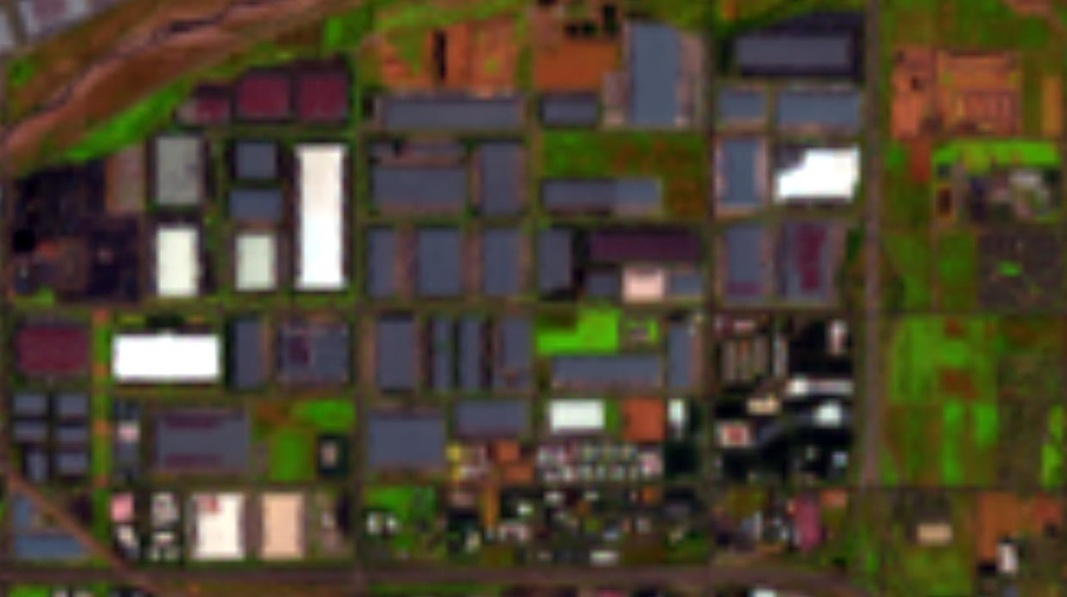
#> input picture DataSet/img/operative.jpg, 1067 x 597 px, shrunk from 1234 x 690 before the run
$ python color_corection.py
#> lines starting #> are read from the running program, lines starting #| are printed output that depends on the picture
import numpy as np

def apply_color_correction(image):
    # Color filtering
    color_filtered = cv2.bilateralFilter(image, 9, 75, 75)  # Bilateral Filter
    # Adjusting brightness and contrast
    brightness = 50
    contrast = 1.5
    bright_contrast = cv2.convertScaleAbs(color_filtered, alpha=contrast, beta=brightness)
    # Image sharpening
    kernel_sharpening = np.array([[-1,-1,-1],
                                  [-1, 9,-1],
                                  [-1,-1,-1]])
    sharpness = cv2.filter2D(bright_contrast, -1, kernel_sharpening)
    # Increase image sharpness
    sharpened = cv2.addWeighted(sharpness, 1.5, cv2.GaussianBlur(sharpness, (0,0), 10), -0.5, 0)
    # Additional sharpness
    sharpness = cv2.addWeighted(sharpened, 1.5, sharpness, -0.5, 0)
    # More sharpness
    enhanced_sharpness = cv2.addWeighted(sharpness, 2, cv2.GaussianBlur(sharpness, (0,0), 10), -1, 0)

    return enhanced_sharpness

import cv2

def enhance_image_quality(image_path):
    # Load image
    image = cv2.imread(image_path)

    # Noise reduction using median filter
    image = cv2.medianBlur(image, 5)

    # Convert image to grayscale
    gray_image = cv2.cvtColor(image, cv2.COLOR_BGR2GRAY)

    # Enhance image quality using histogram equalization
    enhanced_image = cv2.equalizeHist(gray_image)

    return enhanced_image

def main():
    input_image_path = 'img/operative.jpg'  # Path to the input image
    input_image_path2 = 'img/pure_img_2.jpg'  # Path to the input image
    output_image_path = 'img_correction/output_image.jpg'  # Path to the output image
    output_image_path4 = 'img_correction/output_image3.jpg'  # Path to the output image
    output_image_path2 = 'img_correction/output_image1.jpg'  # Path to the output image
    output_image_path3 = 'img_correction/output_image2.jpg'  # Path to the output image

    # Read input images
    input_image = cv2.imread(input_image_path)
#> input_image is the input picture: shape (597, 1067, 3); mean B, G, R 48.4, 67.7, 77
    input_image2 = cv2.imread(input_image_path2)
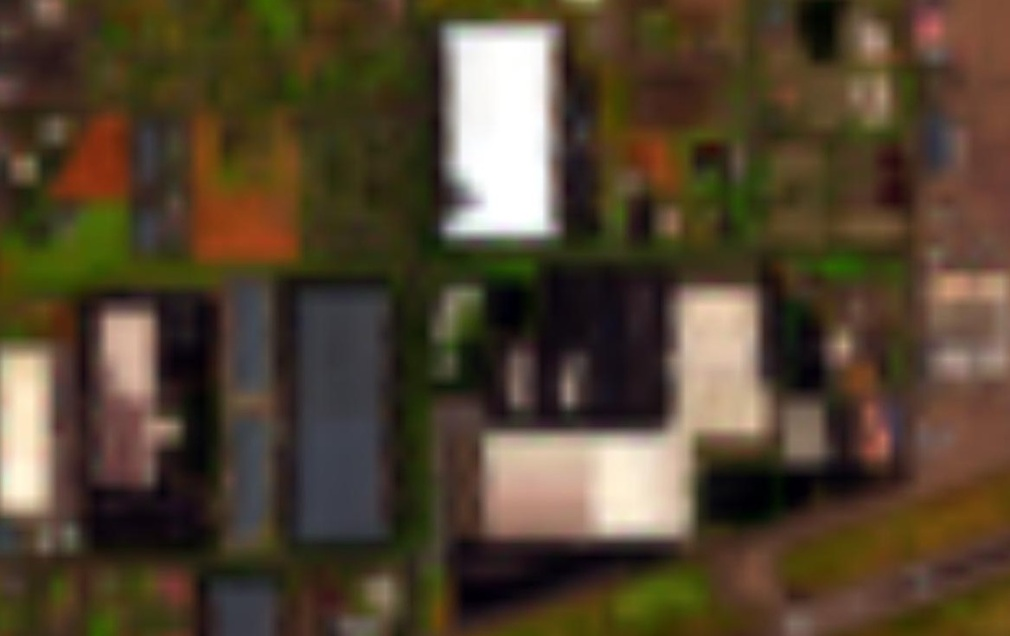
#> input picture DataSet/img/pure_img_2.jpg, 1010 x 636 px, shrunk from 1168 x 735 before the run
#> input_image2 is the input picture: shape (636, 1010, 3); mean B, G, R 48.7, 68.8, 83.6

    # Apply color correction
    corrected_image = apply_color_correction(input_image)
#> in apply_color_correction, `bright_contrast = cv2.convertScaleAbs(color_filtered, alpha=contrast, ..`:
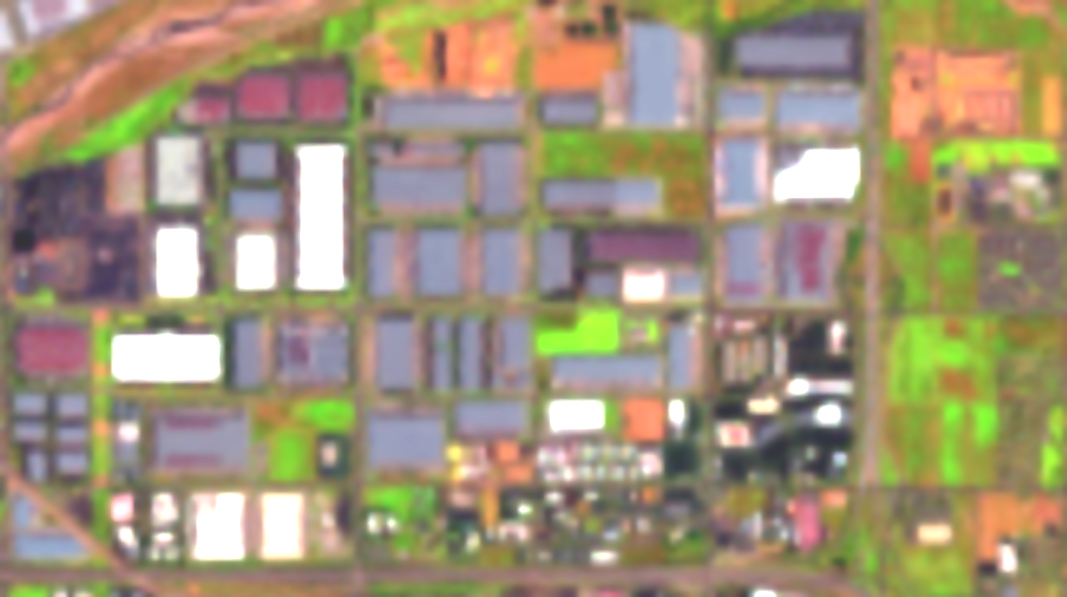
#> bright_contrast: shape (597, 1067, 3); mean B, G, R 118.4, 146.7, 160
#> in apply_color_correction, `sharpened = cv2.addWeighted(sharpness, 1.5, cv2.GaussianBlur(sharpness..`:
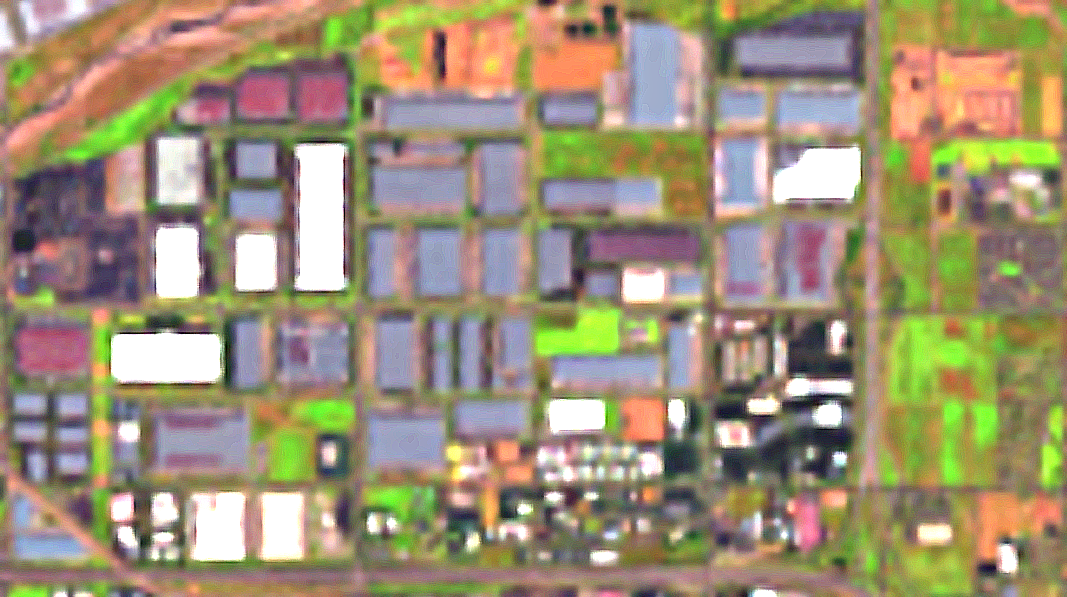
#> sharpened: shape (597, 1067, 3); mean B, G, R 117.3, 145.4, 158.5
#> in apply_color_correction, `enhanced_sharpness = cv2.addWeighted(sharpness, 2, cv2.GaussianBlur(sh..`:
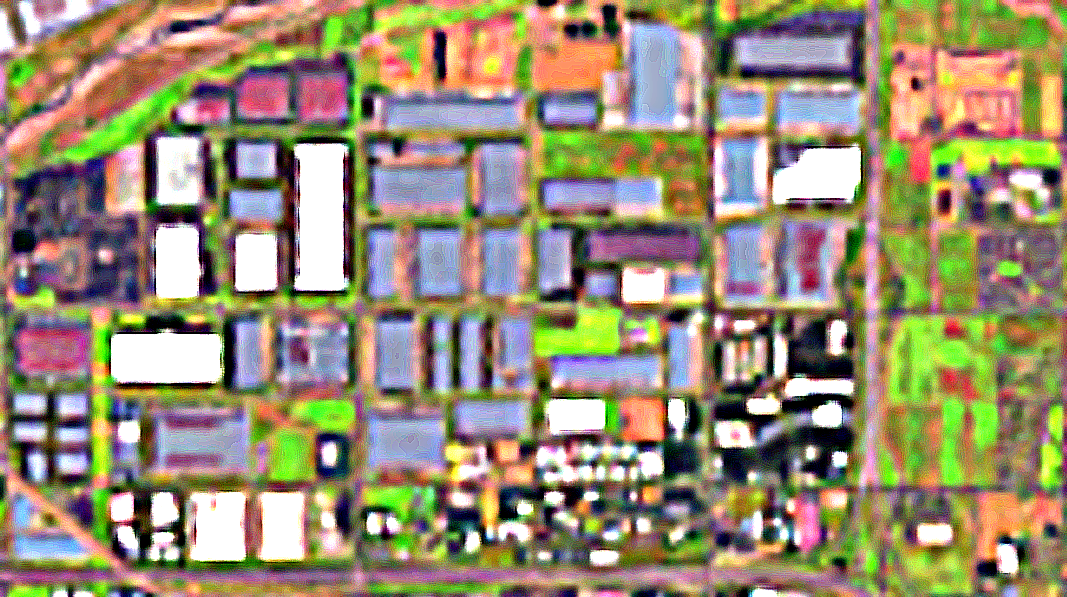
#> enhanced_sharpness: shape (597, 1067, 3); mean B, G, R 114.1, 141.8, 153.8
    corrected_image2 = apply_color_correction(input_image2)
#> in apply_color_correction (call 2), `bright_contrast = cv2.convertScaleAbs(color_filtered, alpha=contrast, ..`:
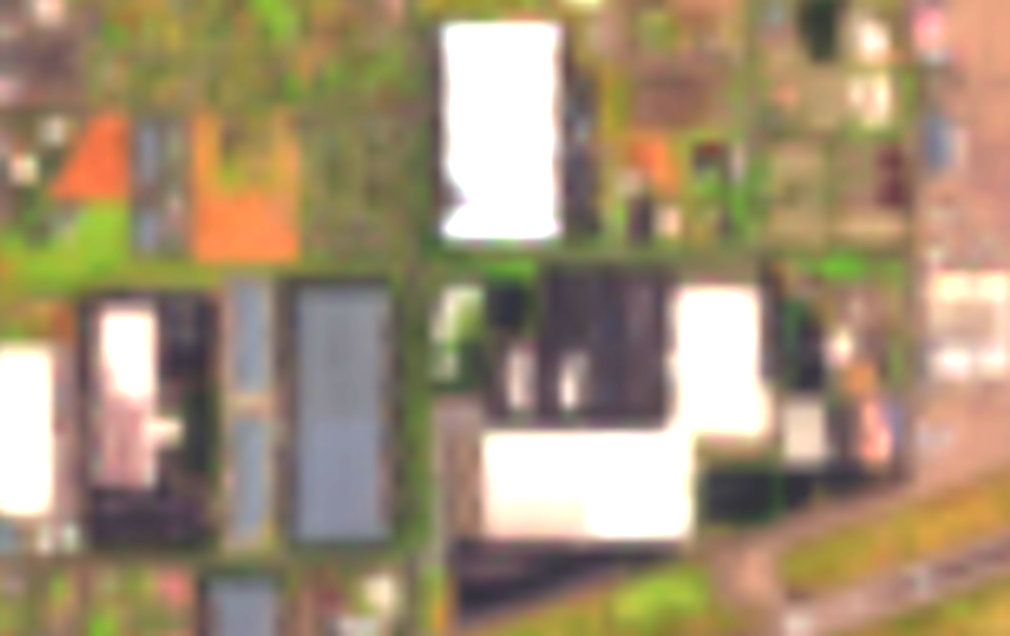
#> bright_contrast: shape (636, 1010, 3); mean B, G, R 116.1, 144, 163.3
#> in apply_color_correction (call 2), `sharpness = cv2.addWeighted(sharpened, 1.5, sharpness, -0.5, 0)`:
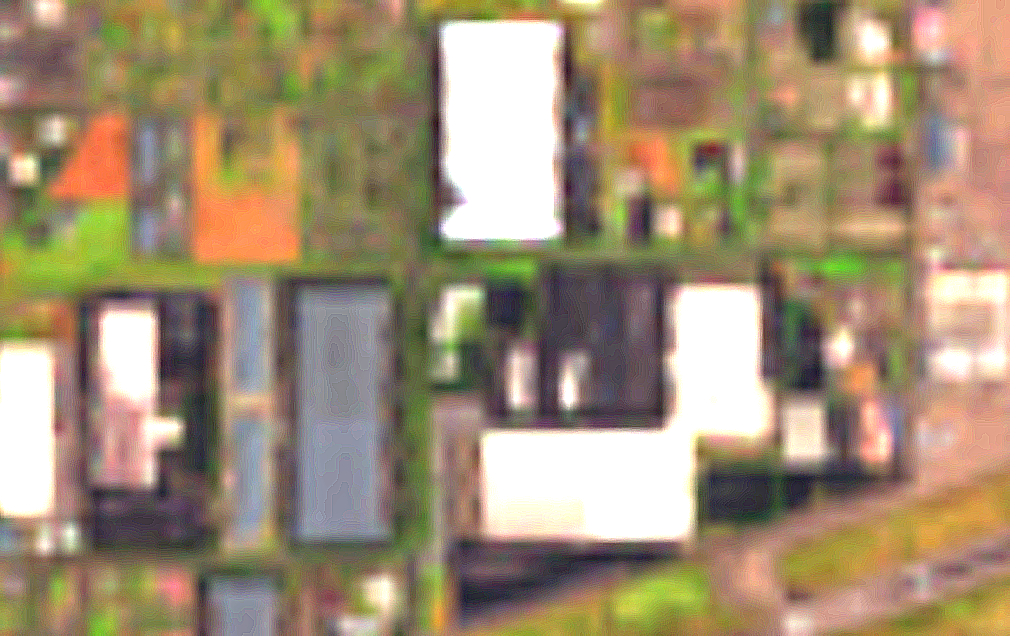
#> sharpness: shape (636, 1010, 3); mean B, G, R 115.3, 143.1, 162
#> in apply_color_correction (call 2), `enhanced_sharpness = cv2.addWeighted(sharpness, 2, cv2.GaussianBlur(sh..`:
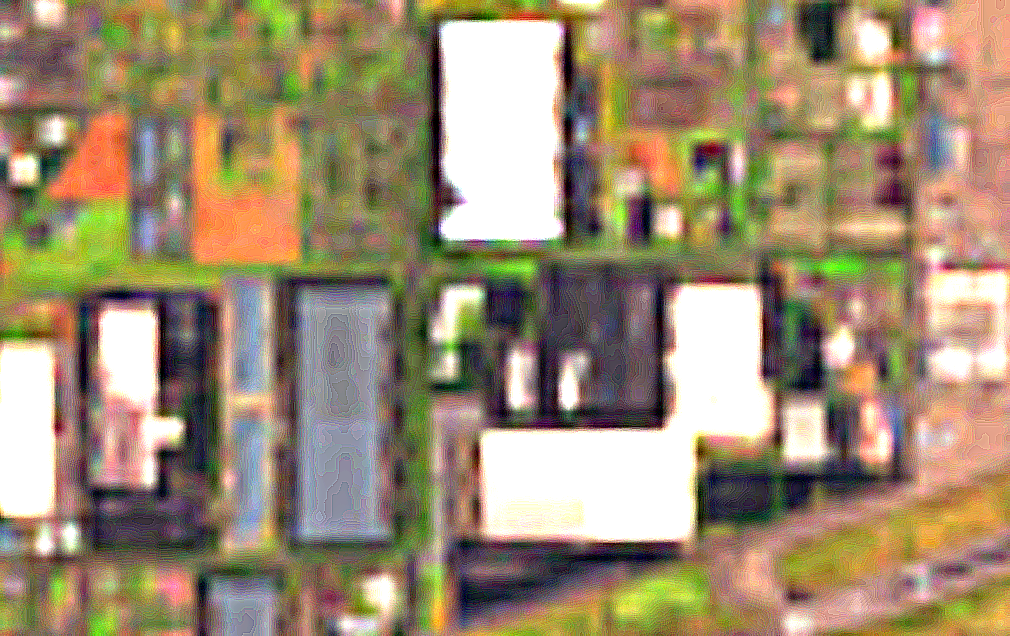
#> enhanced_sharpness: shape (636, 1010, 3); mean B, G, R 113.8, 141.4, 159.7
    black_white_img = enhance_image_quality('img/hight_picture.jpg')
    black_white_img2 = enhance_image_quality('img/img_hight.jpg')

    cv2.imwrite(output_image_path2, black_white_img)
    cv2.imwrite(output_image_path3, black_white_img2)
    cv2.imwrite(output_image_path, corrected_image)
    cv2.imwrite(output_image_path4, corrected_image2)

    print("Result saved to", output_image_path)

if __name__ == "__main__":
#> (the run stopped early here; a loop or call above may not have finished)
